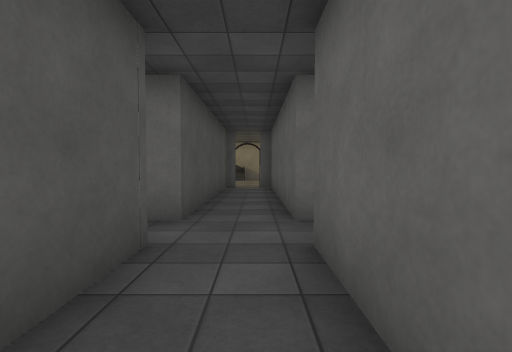
[1] (above)

17 first-person views from a walk through a 3-D level made in the Unity game engine. The camera is 1.4 m above the floor, tilts 2° down and sees 85° across. Doors are open. The floor is counted in squares, 2 m on a side. Each view is taken from the middle of a square. On the plan, view 1 faces up. The plan holds only what a view shows up to about 9 squares ahead; the rest is blank. The place goes on beyond the plan. The player character is not drawn. Some animated figures are not drawn. Some surface patterns are stand-ins.

[2]
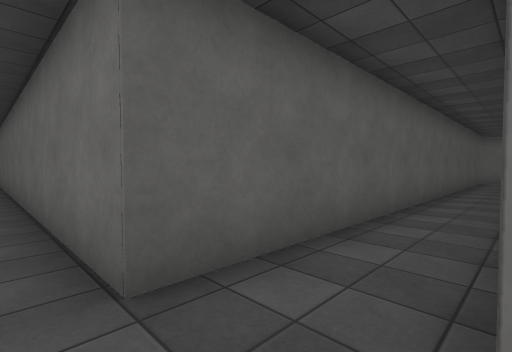

[3]
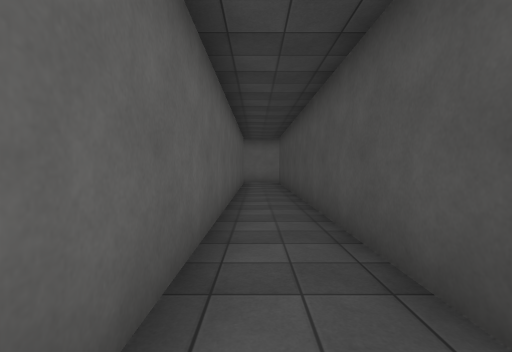

[4]
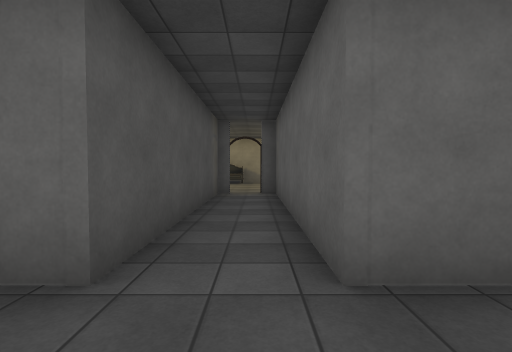

[5]
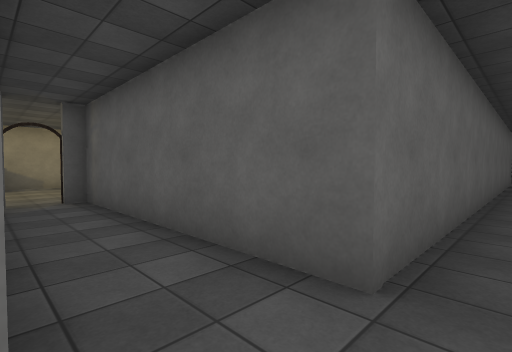

[6]
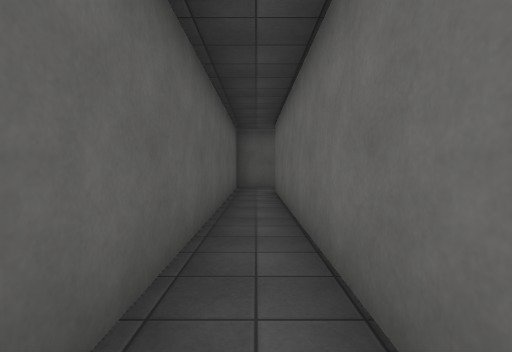

[7]
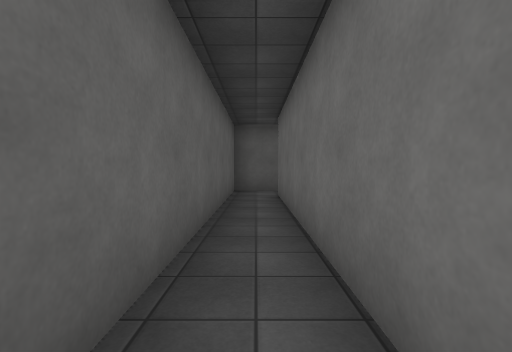

[8]
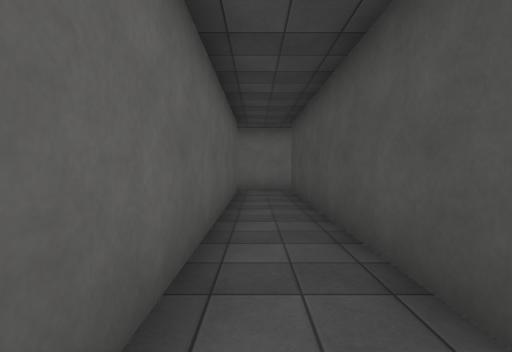

[9]
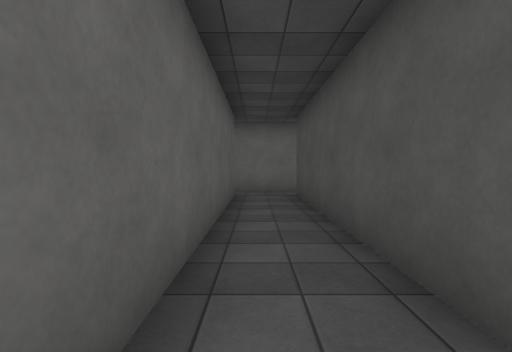

[10]
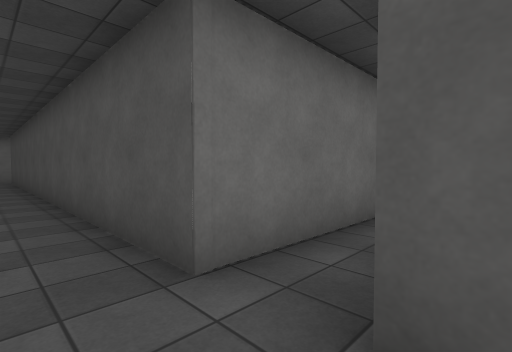

[11]
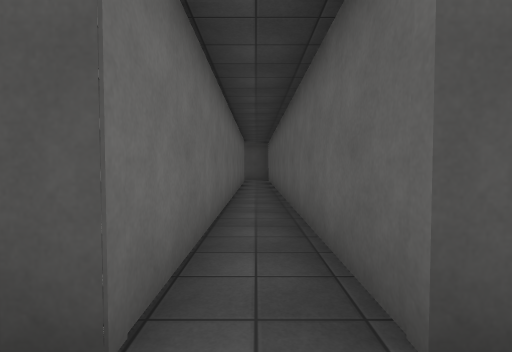

[12]
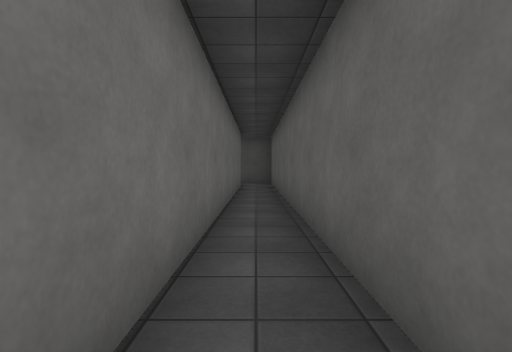

[13]
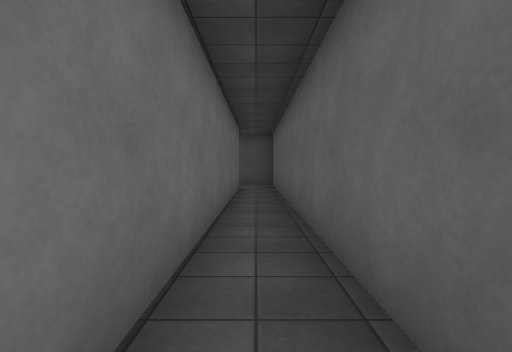

[14]
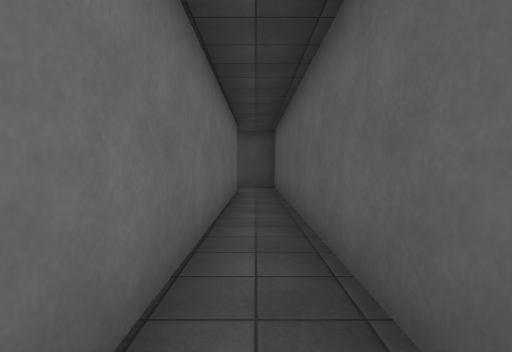

[15]
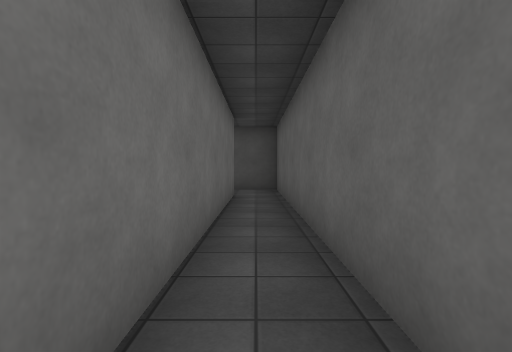

[16]
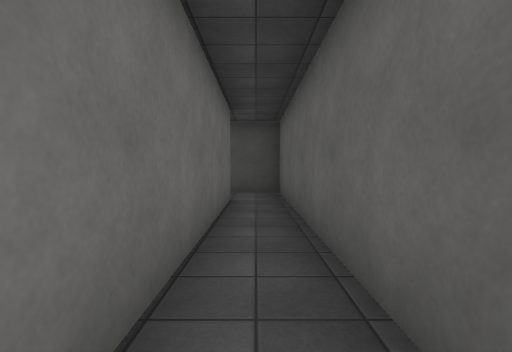

[17]
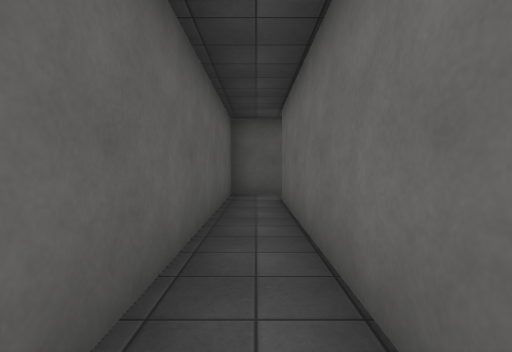

### Floor plan
Points are (right, up) in squares from view 1. A wall is a line through its corners. A room is listed if a view was taken in it or the views show most of it. See-through windows are left out.
Room 1 (views 1, 3, 4, 8, 9)
walls: (0.5, -10.6) (0.5, 2.5); (-1.1, -11.7) (0.6, -11.7); (-1, 2.5) (-1, -10.8)
ways out: opening at (0, 2) to room 2
Room 2 (views 2, 5, 10, 11, 12, 13, 14, 15, 16)
walls: (0.5, 3.6) (0.5, 9.2) (0, 9.2); (-1, 9.2) (-1, 3.6) (-13.4, 3.6); (-12.9, 2.5) (-1, 2.5)
ways out: opening at (0, 2) to room 1; opening at (1, 3) to room 3; opening at (-13, 3); open door at (0, 9)
Room 3 (views 6, 7, 17)
walls: (12.9, 2.2) (12.9, 3.6) (0.5, 3.6); (0.5, 2.5) (11.7, 2.5)
ways out: opening at (1, 3) to room 2

Positions as (right, up) in squares from view 1, and headings:
1: (0, 0), facing up
2: (-1, 3), facing down-right
3: (0, 1), facing down
4: (0, 2), facing up
5: (-1, 3), facing up-right
6: (4, 3), facing right
7: (5, 3), facing right
8: (0, -3), facing down
9: (0, -4), facing down
10: (0, 4), facing down-left
11: (0, 3), facing left
12: (-3, 3), facing left
13: (-4, 3), facing left
14: (-5, 3), facing left
15: (-6, 3), facing left
16: (-7, 3), facing left
17: (6, 3), facing right
